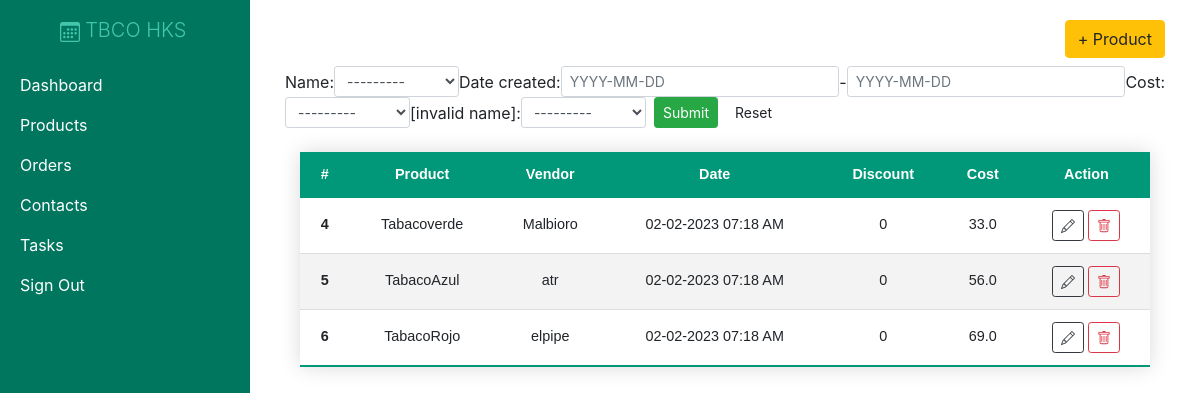
Screenshot of /products/ (signed in) with the database file from the repository.
### crm/models.py (models this page shows)
class Product(models.Model):
    name = models.CharField(max_length=200, null=True)
    cost = models.FloatField(null=True)
    vendor = models.CharField(max_length=200, null=True)
    discount = models.IntegerField(default=0)
    date_created = models.DateTimeField(auto_now_add=True, null=True)
    def __str__(self):
        return self.name

### crm/views.py (the view)
# urls.py: path('products/', views.products, name="products"),
@login_required
def products(request):
    products = Product.objects.all()
    pf = ProductFilter(request.GET, queryset=products)
    products = pf.qs
    return render(request,'crm/products.html',{'products':products,'pf':pf})

### crm/templates/crm/products.html (shortened to what this page needs)
{% extends 'crm/main.html' %}
{% block content %}
<div class="d-flex justify-content-end mb-2">
  <a class="btn btn-warning" href="{% url 'create_product' %}">+ Product</a>
</div>
<form method="get" class="form-inline">
  {{pf.form}}
  <input type="submit" class="btn btn-sm btn-success ml-2" />
  <a href="{% url 'products' %}" class="btn btn-sm ml-2">Reset</a>
</form>
<div class="container w-100 d-flex justify-content-center mt-4">
  <table class="my-table w-100 text-center">
    <thead>
      <tr class="text-center">
        <th scope="col">#</th>
        <th scope="col">Product</th>
        <th scope="col">Vendor</th>
        <th scope="col">Date</th>
        <th scope="col">Discount</th>
        <th scope="col">Cost</th>
        <th scope="col">Action</th>
      </tr>
    </thead>
    <tbody>
      {% for p in products %}
      <tr>
        <th scope="row">{{ p.pk }}</th>
        <td>{{ p.name }}</td>
        <td>{{ p.vendor }}</td>
        <td>{{ p.date_created | date:"d-m-Y h:i A" }}</td>
        <td>{{ p.discount }}</td>
        <td>{{ p.cost }}</td>
        <td>
          <a class="btn btn-sm btn-outline-dark" href="{% url 'update_product' p.id %}"></a>
          <a class="btn btn-sm btn-outline-danger" href="{% url 'delete_product' p.id %}"></a></td>
      </tr>
      {% endfor %}
    </tbody>
  </table>
</div>
{% endblock content %}

### crm/templates/crm/main.html (shortened to what this page needs)
{% load static %}
<!DOCTYPE html>
<html>
<head>
    <link rel="stylesheet" href="https://stackpath.bootstrapcdn.com/bootstrap/4.5.2/css/bootstrap.min.css"
 />
    <link rel="stylesheet" href="{% static 'css/main.css' %}" />
</head>
<body>
    <div id="wrapper">
        <div id="sidebar-wrapper">
            <ul class="sidebar-nav">
                <li class="sidebar-brand">
                    <a href="{% url 'home' %}" class="lead text-center mr-4">
                        TBCO HKS</a>
                </li>
                <li>
                    <a href="{% url 'home' %}">Dashboard</a>
                </li>
                <li>
                    <a href="{% url 'products' %}">Products</a>
                </li>
                <li>
                    <a href="{% url 'orders' %}">Orders</a>
                </li>
                <li>
                    <a href="{% url 'contacts' %}">Contacts</a>
                </li>
                <li>
                    <a href="{% url 'task' %}">Tasks</a>
                </li>
                <li>
                    <a href="{% url 'signout' %}">Sign Out</a>
                </li>
            </ul>
        </div>
        <div id="page-content-wrapper">
            <div class="container-fluid">
                <div class="row">
                    <div class="col-lg-12">
                        {% block content %} {% endblock %}
                    </div>
                </div>
            </div>
        </div>
    </div>
</body>
</html>

### static/css/main.css (style rules this page uses)
.my-table { border-collapse: collapse; font-size: 0.9em; font-family: sans-serif; min-width: 400px; box-shadow: 0 0 20px rgba(0, 0, 0, 0.15); }
.my-table thead tr { background-color: #009879; color: #ffffff; text-align: left; }
.my-table th, .my-table td { padding: 12px 15px; }
.my-table tbody tr { border-bottom: 1px solid #dddddd; }
.my-table tbody tr:nth-of-type(even) { background-color: #f3f3f3; }
.my-table tbody tr:last-of-type { border-bottom: 2px solid #009879; }
#sidebar-wrapper { z-index: 1000; position: fixed; left: 250px; width: 0; height: 100%; margin-left: -250px; overflow-y: auto; background: #00765e; -webkit-transition: all 0.9s ease; -moz-transition: all 0.9s ease; -o-transition: all 0.9s ease; transition: all 0.9s ease; }
#page-content-wrapper { width: 100%; position: absolute; padding: 15px; }
.sidebar-nav { position: absolute; top: 0; width: 250px; margin: 0; padding: 0; list-style: none; }
.sidebar-nav li { text-indent: 20px; line-height: 40px; }
.sidebar-nav li a { display: block; text-decoration: none; color: #ffffff; }
.sidebar-nav > .sidebar-brand { height: 65px; font-size: 18px; line-height: 60px; }
.sidebar-nav > .sidebar-brand a { color: #ffffff; }
@media (min-width:768px) { #wrapper { padding-left: 250px; } }
@media (min-width:768px) { #sidebar-wrapper { width: 250px; } }
@media (min-width:768px) { #page-content-wrapper { padding: 20px; position: relative; } }

### rows the page displays
Product: name "---------", pk "4", name "Tabacoverde", vendor "Malbioro", date_created "02-02-2023 07:18 AM", discount "0", cost "33.0"
Product: cost "---------", pk "6", name "TabacoRojo", vendor "elpipe", date_created "02-02-2023 07:18 AM", discount "0", cost "69.0"
Product: pk "5", name "TabacoAzul", vendor "atr", date_created "02-02-2023 07:18 AM", discount "0", cost "56.0"
